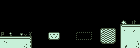

A level layout from a 2D game, rendered from its tile map. Below: a short description, then the map file with its tile-grid data intact:
An orthogonal 35x12 tile map with 4x4 px tiles, 4 tile layers (background, platforms, switchBoard, spawnSprites), 3 tilesets.

<map version="1.2" tiledversion="1.3.5" orientation="orthogonal" renderorder="right-down" width="35" height="12" tilewidth="4" tileheight="4" infinite="0" nextlayerid="11" nextobjectid="1">
 <tileset firstgid="1" source="Tilesets/Tileset1.tsx" />
 <tileset firstgid="101" source="Tilesets/switchBlocks.tsx" />
 <tileset firstgid="173" source="Tilesets/spawnSprites.tsx" />
 <layer id="1" name="background" width="35" height="12">
  <data encoding="csv">
0,0,0,0,0,0,0,0,0,0,0,0,0,0,0,0,0,0,0,0,0,0,0,0,0,0,0,0,0,0,0,0,0,0,0,
0,0,0,0,0,0,0,0,0,0,0,0,0,0,0,0,0,0,0,0,0,0,0,0,0,0,0,0,0,0,0,0,0,0,0,
0,0,0,0,0,0,0,0,0,0,0,0,0,0,0,0,0,0,0,0,0,0,0,0,0,0,0,0,0,0,0,0,0,0,0,
0,0,0,0,0,0,0,0,0,0,0,0,0,0,0,0,0,0,0,0,0,0,0,0,0,0,0,0,0,0,0,0,0,0,0,
0,0,0,0,0,0,0,0,0,0,0,0,0,0,0,0,0,0,0,0,0,0,0,0,0,0,0,0,0,0,0,0,0,0,0,
0,0,0,0,0,0,0,0,0,0,0,0,0,0,0,0,0,0,0,0,0,0,0,0,0,0,0,0,0,0,14,15,0,7,0,
0,0,0,0,0,0,0,0,0,0,0,0,0,0,0,0,0,0,0,0,0,0,0,0,0,0,0,0,0,0,12,12,12,12,12,
0,0,0,0,0,0,0,0,0,0,0,0,0,0,0,0,0,0,0,0,0,0,0,0,0,0,0,0,0,0,12,94,12,97,12,
0,0,5,0,0,8,16,4,0,0,0,0,0,0,0,0,0,0,0,0,0,0,0,0,0,0,0,0,0,0,12,12,12,12,12,
12,12,12,12,12,12,12,12,0,0,0,0,0,0,0,0,0,0,0,0,0,0,0,0,0,0,0,0,0,0,12,12,12,12,12,
12,92,12,12,12,12,12,12,0,0,0,0,0,0,0,0,0,0,0,0,0,0,0,0,0,0,0,0,0,0,12,12,12,12,93,
12,12,12,12,12,12,95,12,0,0,0,0,0,0,0,0,0,0,0,0,0,0,0,0,0,0,0,0,0,0,12,99,12,12,95
</data>
 </layer>
 <layer id="2" name="platforms" width="35" height="12">
  <properties>
   <property name="Collidable" type="bool" value="true" />
  </properties>
  <data encoding="csv">
0,0,0,0,0,0,0,0,0,0,0,0,0,0,0,0,0,0,0,0,0,0,0,0,0,0,0,0,0,0,0,0,0,0,0,
0,0,0,0,0,0,0,0,0,0,0,0,0,0,0,0,0,0,0,0,0,0,0,0,0,0,0,0,0,0,0,0,0,0,0,
0,0,0,0,0,0,0,0,0,0,0,0,0,0,0,0,0,0,0,0,0,0,0,0,0,0,0,0,0,0,0,0,0,0,0,
0,0,0,0,0,0,0,0,0,0,0,0,0,0,0,0,0,0,0,0,0,0,0,0,0,0,0,0,0,0,0,0,0,0,0,
0,0,0,0,0,0,0,0,0,0,0,0,0,0,0,0,0,0,0,0,0,0,0,0,0,0,0,0,0,0,0,0,0,0,0,
0,0,0,0,0,0,0,0,0,0,0,0,0,0,0,0,0,0,0,0,0,0,0,0,0,0,0,0,0,0,0,0,0,0,0,
0,0,0,0,0,0,0,0,0,0,0,0,0,0,0,0,0,0,0,0,0,0,0,0,0,0,0,0,0,0,1,2,2,2,2,
0,0,0,0,0,0,0,0,0,0,0,0,0,0,0,0,0,0,0,0,0,0,0,0,0,31,32,32,33,0,11,0,0,0,0,
0,0,0,0,0,0,0,0,0,0,0,0,0,0,0,0,0,0,0,0,0,0,0,0,0,41,42,42,43,0,11,0,0,0,0,
2,2,2,2,2,2,2,3,0,0,0,0,0,0,0,0,0,0,0,0,0,0,0,0,0,41,42,42,43,0,11,0,0,0,0,
0,0,0,0,0,0,0,13,0,0,0,0,0,0,0,0,0,0,0,0,0,0,0,0,0,51,52,52,53,0,11,0,0,0,0,
0,0,0,0,0,0,0,13,0,0,0,0,0,0,0,0,0,0,0,0,0,0,0,0,0,0,0,0,0,0,11,0,0,0,0
</data>
 </layer>
 <layer id="8" name="switchBoard" width="35" height="12">
  <properties>
   <property name="switchBlock" type="bool" value="true" />
   <property name="switchDelay" type="float" value="2" />
  </properties>
  <data encoding="csv">
0,0,0,0,0,0,0,0,0,0,0,0,0,0,0,0,0,0,0,0,0,0,0,0,0,0,0,0,0,0,0,0,0,0,0,
0,0,0,0,0,0,0,0,0,0,0,0,0,0,0,0,0,0,0,0,0,0,0,0,0,0,0,0,0,0,0,0,0,0,0,
0,0,0,0,0,0,0,0,0,0,0,0,0,0,0,0,0,0,0,0,0,0,0,0,0,0,0,0,0,0,0,0,0,0,0,
0,0,0,0,0,0,0,0,0,0,0,0,0,0,0,0,0,0,0,0,0,0,0,0,0,0,0,0,0,0,0,0,0,0,0,
0,0,0,0,0,0,0,0,0,0,0,0,0,0,0,0,0,0,0,0,0,0,0,0,0,0,0,0,0,0,0,0,0,0,0,
0,0,0,0,0,0,0,0,0,0,0,0,0,0,0,0,0,0,0,0,0,0,0,0,0,0,0,0,0,0,0,0,0,0,0,
0,0,0,0,0,0,0,0,0,0,0,0,0,0,0,0,0,0,0,0,0,0,0,0,0,0,0,0,0,0,0,0,0,0,0,
0,0,0,0,0,0,0,0,0,0,0,0,0,0,0,0,0,0,0,0,0,0,0,0,0,0,0,0,0,0,0,0,0,0,0,
0,0,0,0,0,0,0,0,0,0,0,0,137,138,139,0,0,0,0,101,102,102,103,0,0,0,0,0,0,0,0,0,0,0,0,
0,0,0,0,0,0,0,0,0,0,0,0,161,162,163,0,0,0,0,125,126,126,127,0,0,0,0,0,0,0,0,0,0,0,0,
0,0,0,0,0,0,0,0,0,0,0,0,0,0,0,0,0,0,0,0,0,0,0,0,0,0,0,0,0,0,0,0,0,0,0,
0,0,0,0,0,0,0,0,0,0,0,0,0,0,0,0,0,0,0,0,0,0,0,0,0,0,0,0,0,0,0,0,0,0,0
</data>
 </layer>
 <layer id="10" name="spawnSprites" width="35" height="12">
  <properties>
   <property name="spawn" type="bool" value="true" />
  </properties>
  <data encoding="csv">
0,0,0,0,0,0,0,0,0,0,0,0,0,0,0,0,0,0,0,0,0,0,0,0,0,0,0,0,0,0,0,0,0,0,0,
0,0,0,0,0,0,0,0,0,0,0,0,0,0,0,0,0,0,0,0,0,0,0,0,0,0,0,0,0,0,0,0,0,0,0,
0,0,0,0,0,0,0,0,0,0,0,0,0,0,0,0,0,0,0,0,0,0,0,0,0,0,0,0,0,0,0,0,0,0,0,
0,0,0,0,0,0,0,0,0,0,0,0,0,0,0,0,0,0,0,0,0,0,0,0,0,0,0,0,0,0,0,0,0,0,0,
0,0,0,0,0,0,0,0,0,0,0,0,0,0,0,0,0,0,0,0,0,0,0,0,0,0,0,0,0,0,0,0,0,0,0,
0,0,0,0,0,0,0,0,0,0,0,0,0,0,0,0,0,0,0,0,0,0,0,0,0,0,0,0,0,0,0,0,0,0,0,
0,0,0,0,0,0,0,0,0,0,0,0,0,0,0,0,0,0,0,0,0,0,0,0,0,0,0,0,0,0,0,0,0,0,0,
0,0,0,0,0,0,0,0,0,0,0,0,0,0,0,0,0,0,0,0,0,0,0,0,0,0,0,0,0,0,0,0,0,0,0,
173,0,0,0,0,0,0,0,0,0,0,0,0,0,0,0,0,0,0,0,0,0,0,0,0,0,0,0,0,0,0,0,0,0,0,
0,0,0,0,0,0,0,0,0,0,0,0,0,0,0,0,0,0,0,0,0,0,0,0,0,0,0,0,0,0,0,0,0,0,0,
0,0,0,0,0,0,0,0,0,0,0,0,0,0,0,0,0,0,0,0,0,0,0,0,0,0,0,0,0,0,0,0,0,0,0,
0,0,0,0,0,0,0,0,0,0,0,0,0,0,0,0,0,0,0,0,0,0,0,0,0,0,0,0,0,0,0,0,0,0,0
</data>
 </layer>
</map>
